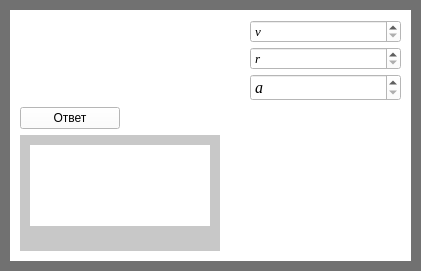
     <widget class="QWidget" name="widget_11" native="true">
      <property name="geometry">
       <rect>
        <x>40</x>
        <y>560</y>
        <width>421</width>
        <height>271</height>
       </rect>
      </property>
      <property name="styleSheet">
       <string notr="true">background-color: rgb(0, 0, 0);
background-color: rgb(113, 113, 113);</string>
      </property>
      <widget class="QWidget" name="widget_12" native="true">
       <property name="geometry">
        <rect>
         <x>10</x>
         <y>10</y>
         <width>401</width>
         <height>251</height>
        </rect>
       </property>
       <property name="styleSheet">
        <string notr="true">background-color: rgb(255, 255, 255);</string>
       </property>
       <widget class="QWidget" name="verticalLayoutWidget_23">
        <property name="geometry">
         <rect>
          <x>10</x>
          <y>10</y>
          <width>381</width>
          <height>231</height>
         </rect>
        </property>
        <layout class="QVBoxLayout" name="verticalLayout_26">
         <item>
          <layout class="QHBoxLayout" name="horizontalLayout_14">
           <property name="spacing">
            <number>50</number>
           </property>
           <item>
            <widget class="QLabel" name="label_27">
             <property name="minimumSize">
              <size>
               <width>180</width>
               <height>0</height>
              </size>
             </property>
             <property name="styleSheet">
              <string notr="true">background-color: rgb(255, 255, 255);</string>
             </property>
             <property name="text">
              <string/>
             </property>
             <property name="pixmap">
              <pixmap>D:/Downloads/2018-12-06_22-04-31.jpg</pixmap>
             </property>
            </widget>
           </item>
           <item>
            <layout class="QVBoxLayout" name="verticalLayout_10">
             <property name="spacing">
              <number>4</number>
             </property>
             <item>
              <widget class="QSpinBox" name="spinBox_17">
               <property name="font">
                <font>
                 <family>Times New Roman</family>
                 <pointsize>10</pointsize>
                 <italic>true</italic>
                </font>
               </property>
               <property name="specialValueText">
                <string>v</string>
               </property>
               <property name="maximum">
                <number>1000000000</number>
               </property>
              </widget>
             </item>
             <item>
              <widget class="QSpinBox" name="spinBox_18">
               <property name="font">
                <font>
                 <family>Times New Roman</family>
                 <pointsize>10</pointsize>
                 <italic>true</italic>
                </font>
               </property>
               <property name="specialValueText">
                <string>r</string>
               </property>
               <property name="maximum">
                <number>1000000000</number>
               </property>
              </widget>
             </item>
             <item>
              <widget class="QSpinBox" name="spinBox_19">
               <property name="font">
                <font>
                 <family>Times New Roman</family>
                 <pointsize>12</pointsize>
                 <italic>true</italic>
                </font>
               </property>
               <property name="specialValueText">
                <string>a</string>
               </property>
               <property name="maximum">
                <number>1000000000</number>
               </property>
              </widget>
             </item>
            </layout>
           </item>
          </layout>
         </item>
         <item>
          <widget class="QPushButton" name="pushButton_10">
           <property name="minimumSize">
            <size>
             <width>100</width>
             <height>0</height>
            </size>
           </property>
           <property name="maximumSize">
            <size>
             <width>100</width>
             <height>16777215</height>
            </size>
           </property>
           <property name="text">
            <string>Ответ</string>
           </property>
          </widget>
         </item>
         <item>
          <widget class="QWidget" name="widget_36" native="true">
           <property name="maximumSize">
            <size>
             <width>200</width>
             <height>16777215</height>
            </size>
           </property>
           <property name="styleSheet">
            <string notr="true">background-color: rgb(200, 200, 200);</string>
           </property>
           <widget class="QLabel" name="label_6">
            <property name="geometry">
             <rect>
              <x>10</x>
              <y>10</y>
              <width>180</width>
              <height>81</height>
             </rect>
            </property>
            <property name="minimumSize">
             <size>
              <width>180</width>
              <height>0</height>
             </size>
            </property>
            <property name="maximumSize">
             <size>
              <width>180</width>
              <height>16777215</height>
             </size>
            </property>
            <property name="styleSheet">
             <string notr="true">background-color: rgb(255, 255, 255);</string>
            </property>
            <property name="text">
             <string/>
            </property>
           </widget>
          </widget>
         </item>
        </layout>
       </widget>
      </widget>
     </widget>
